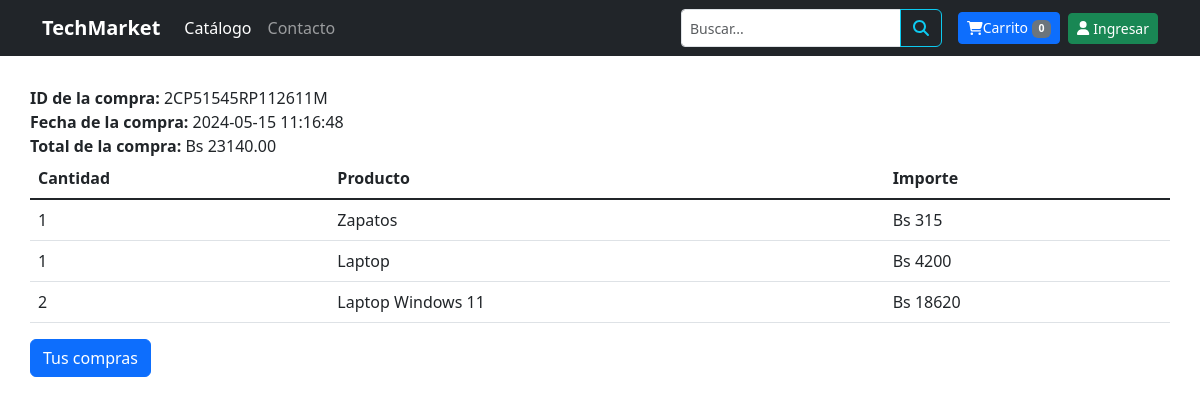
Screenshot of /completado.php?key=2CP51545RP112611M with the database file from the repository.
### tables this page shows
CREATE TABLE `compra` (
  `id` int(11) NOT NULL,
  `id_transaccion` varchar(20) NOT NULL,
  `fecha` datetime NOT NULL,
  `status` varchar(20) NOT NULL,
  `email` varchar(60) NOT NULL,
  `id_cliente` varchar(20) NOT NULL,
  `ciudad_envio` varchar(20) DEFAULT NULL,
  `direccion_envio` varchar(50) DEFAULT NULL,
  `nro_puerta` varchar(4) DEFAULT NULL,
  `id_courier` int(5) DEFAULT NULL,
  `estado_envio` varchar(20) NOT NULL DEFAULT 'no enviado',
  `fecha_envio` datetime NOT NULL,
  `medio_pago` varchar(20) NOT NULL,
  `totalUSD` decimal(10,2) NOT NULL,
  `totalBOB` decimal(10,2) NOT NULL
);

CREATE TABLE `detalle_compra` (
  `id` int(11) NOT NULL,
  `id_compra` int(50) NOT NULL,
  `id_producto` int(50) NOT NULL,
  `nombre` varchar(200) NOT NULL,
  `precio` decimal(10,2) NOT NULL,
  `cantidad` int(11) NOT NULL
);

### completado.php (the view, shortened to what this page needs)
<?php
$db = new Database();
$con = $db->conectar();
$id_transaccion = isset($_GET['key']) ? $_GET['key'] : 0;
$error = '';
if ($id_transaccion == '') {
    $error = "Error al procesar la transaccion";
} else {
    $sql = $con->prepare("SELECT count(id) FROM compra WHERE id_transaccion = ? AND status =?");
    $sql->execute([$id_transaccion, 'COMPLETED']);
    if ($sql->fetchColumn() > 0) {
        $sql = $con->prepare("SELECT id, fecha, email, totalBOB FROM compra WHERE id_transaccion = ? AND status =? LIMIT 1");
        $sql->execute([$id_transaccion, 'COMPLETED']);
        $row = $sql->fetch(PDO::FETCH_ASSOC);
        $idCompra = $row['id'];
        $total = $row['totalBOB'];
        $fecha = $row['fecha'];
        $sqlDet = $con->prepare("SELECT nombre, precio, cantidad FROM detalle_compra WHERE id_compra = ?");
        $sqlDet->execute([$idCompra]);
    } else {
        $error = 'Error al comprobar la compra';
    }
}
?>
<!DOCTYPE html>
<html lang="en">
<head>
    <link href="https://cdn.jsdelivr.net/npm/bootstrap@5.1.3/dist/css/bootstrap.min.css" rel="stylesheet">
    <link rel="stylesheet" href="css/estilos.css">
</head>
<body>
    <?php include 'menu.php'; ?>
    <main>
    <div class="container">
        <?php if (strlen($error) > 0 || $id_transaccion == 0) { ?>
            <div class="row">
                <div class="col">
                    <h3><?php echo $error; ?></h3>
                </div>
            </div>
        <?php } else { ?>
            <div class="row">
                <div class="col">
                    <b>ID de la compra: </b><?php echo $id_transaccion; ?><br>
                    <b>Fecha de la compra: </b><?php echo $fecha; ?><br>
                    <b>Total de la compra: </b><?php echo MONEDA . number_format($total, 2, '.', ''); ?><br>
                </div>
            </div>
            <div class="row">
                <div class="col">
                    <table class="table">
                        <thead>
                            <tr>
                                <th>Cantidad</th>
                                <th>Producto</th>
                                <th>Importe</th>
                            </tr>
                        </thead>
                        <tbody>
                            <?php while ($row_det = $sqlDet->fetch(PDO::FETCH_ASSOC)) {
                                $importe = $row_det['precio'] * $row_det['cantidad']; ?>
                                <tr>
                                    <td><?php echo $row_det['cantidad']; ?></td>
                                    <td><?php echo $row_det['nombre']; ?></td>
                                    <td><?php echo MONEDA . $importe; ?></td>
                                </tr>
                            <?php } ?>
                        </tbody>
                    </table>
                </div>
            </div>
            <div class="row">
                <div class="col">
                    <a href="compra_detalle.php" class="btn btn-primary">Tus compras</a>
                </div>
            </div>
        <?php } ?>
    </div>
</main>
</html>

### css/estilos.css (style rules this page uses)
main> .container { padding: 30px 0; }

### rows the page displays
compra: fecha "2024-05-15 11:16:48", totalBOB "23140.00"
detalle_compra: cantidad "1", nombre "Zapatos", importe "315"
detalle_compra: cantidad "1", nombre "Laptop", importe "4200"
detalle_compra: cantidad "2", nombre "Laptop Windows 11", importe "18620"

### other values shown
$num_cart "0"
$id_transaccion "2CP51545RP112611M"
MONEDA "Bs"
